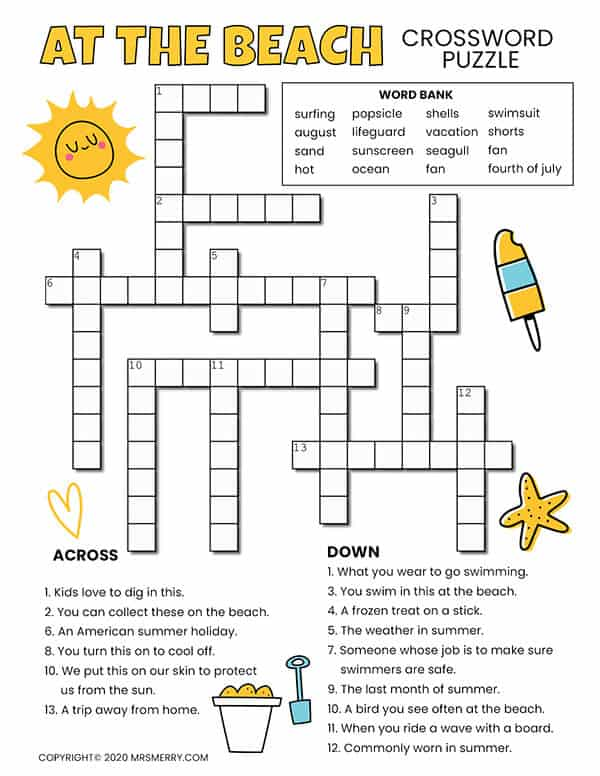
#> input picture assets/crossword_Colorful.jpg, 600 x 776 px; its folder holds only this picture in this run
$ python main.py
#> lines starting #> are read from the running program, lines starting #| are printed output that depends on the picture; after the words box and inside, x2 and y2 are one past the last pixel; in counts of white or black regions, pixels touching at a corner belong together
#references: https://learnopencv.com/contour-detection-using-opencv-python-c/
#            https://stackoverflow.com/questions/55169645/square-detection-in-image

from typing import List, Tuple, Union, Sequence
import cv2
import cv2.typing
import numpy as np
from pathlib import Path
import pdf2image
from math import floor

Image = cv2.typing.MatLike
Contour = cv2.typing.MatLike

def parse_contours(image: Image) -> Sequence[Contour]:
    grayscaled_image = cv2.cvtColor(image, cv2.COLOR_BGR2GRAY)

    _, black_and_white_image = cv2.threshold(grayscaled_image, thresh=150, maxval=255, type=cv2.THRESH_BINARY)

    contours, _ = cv2.findContours(image=black_and_white_image, mode=cv2.RETR_TREE, method=cv2.CHAIN_APPROX_SIMPLE)

    return contours


def try_square_approximation(contour: Contour) -> Union[Contour, None]:
    _x, _y, w, h = cv2.boundingRect(contour)
    aspect_ratio = w / h
    contour_len = cv2.arcLength(contour, True)
    cnt = cv2.approxPolyDP(contour, epsilon=0.02*contour_len, closed=True)
    if len(cnt) <= 6 and cv2.contourArea(cnt) > 100 and abs(aspect_ratio-1) < 0.05:
        return cnt
    else:
        return None


def draw_contours(image: Image, contours: Sequence[Contour]) -> None:
    cv2.drawContours(image, contours, contourIdx=-1, color=(255, 255, 255), thickness=1, lineType=cv2.LINE_AA)


def output_image(path: Path, image: Image):
    cv2.imwrite(str(path.absolute()), image)


def read_image(path: Path) -> Union[Image, None]:
    if path.suffix == '.pdf':
        return np.asarray(pdf2image.convert_from_path(str(path.absolute()), dpi=300)[0])
    else:
        return cv2.imread(str(path.absolute()))
#> returned value is the input picture: shape (776, 600, 3); mean B, G, R 229.3, 234.8, 236.3


def main():
    assets_root = Path('assets/')
    generated_root = Path('generated/')
    project_assets_root = Path('AndroidAppDev/app/src/main/assets/')

    generated_root.mkdir(exist_ok=True)

    for path in assets_root.iterdir():
        image = read_image(path.absolute())

        if image is None:
            print(f"Error: File {path.absolute()} was not able to be read")
            return None

        contours = parse_contours(image)
#> in parse_contours, `_, black_and_white_image = cv2.threshold(grayscaled_image, thresh=150,..`:
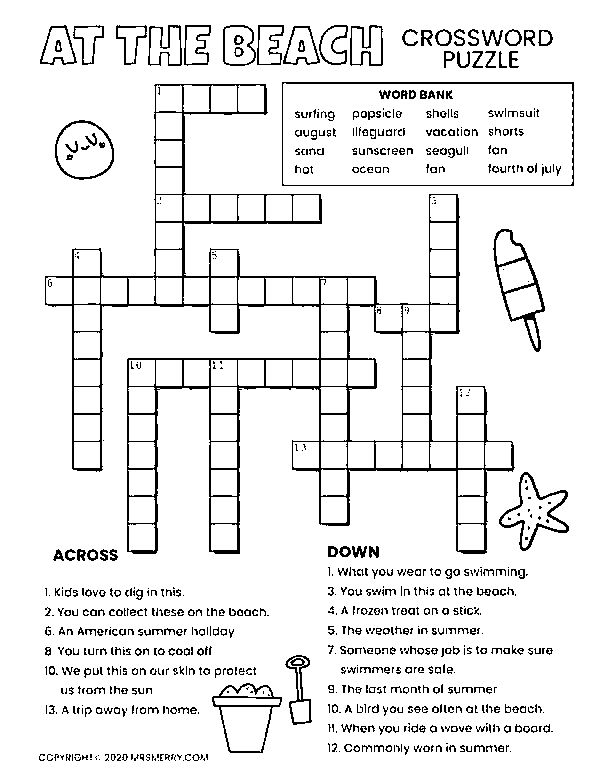
#> black_and_white_image: shape (776, 600); 92.4% white; black in thin lines or dots, all inside (x1, y1, x2, y2) = (39, 25, 574, 761)
#> in parse_contours, `contours, _ = cv2.findContours(image=black_and_white_image, mode=cv2.R..`: contours = 1116 contours, 539 with area under 20; largest, box (x1, y1, x2, y2) and area: (0, 0, 600, 776) 464225, (44, 83, 516, 555) 80139, (281, 81, 575, 187) 30763, (283, 83, 573, 185) 28839, (349, 306, 402, 441) 5197

        contours_image = np.zeros_like(image)
        draw_contours(contours_image, contours)
#> in draw_contours, `cv2.drawContours(image, contours, contourIdx=-1, color=(255, 255, 255)..`:
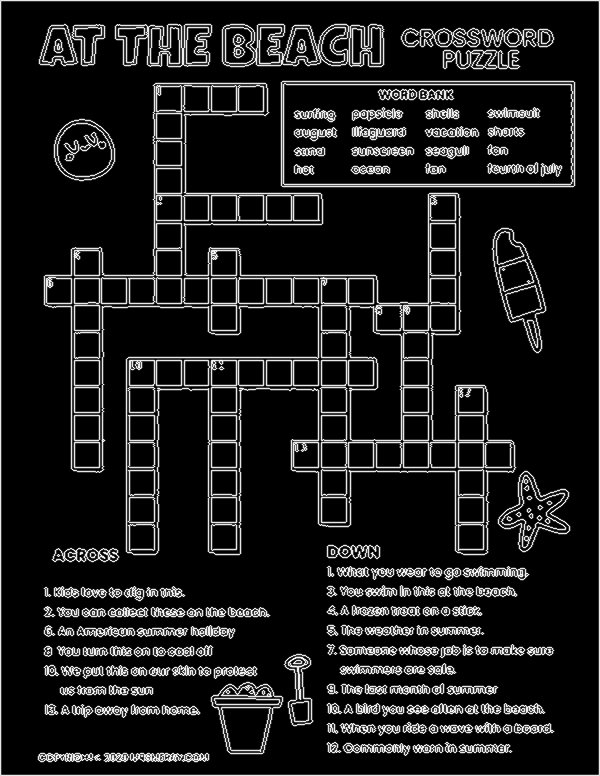
#> image: shape (776, 600, 3); min 0, max 255, mean 29.2

        square_contours = list(filter(
            lambda x: x is not None,
            [try_square_approximation(contour) for contour in contours]
        ))
#> square_contours = 86 contours; largest, box (x1, y1, x2, y2) and area: (265, 278, 292, 304) 638, (128, 524, 155, 551) 626, (458, 524, 484, 551) 625, (458, 497, 484, 523) 625, (211, 497, 237, 523) 625

        widths: List[float] = []
        for square in square_contours:
            widths.append(cv2.arcLength(square, True) / 4)
#> this loop made 86 passes
#> square on passes 1 to 8: [[458, 524], [458, 550], [483, 549], [483, 525]], [[212, 524], [211, 549], [236, 549], [236, 525]], [[128, 525], [129, 550], [154, 549], [153, 524]], [[458, 497], [458, 522], [483, 522], [483, 497]], [[321, 497], [321, 522], [345, 522], [346, 498]], [[211, 497], [211, 522], [236, 522], [236, 497]], [[129, 497], [128, 521], [153, 522], [154, 498]], [[211, 470], [211, 495], [236, 495], [236, 470]]
#> after the loop, widths = 86 values, max 25.25 at index 56, min 24.5 at index 41, mean 24.83

        median_width = sorted(widths)[len(widths) // 2]
#> median_width = 24.77

        # Filter out squares of the wrong size
        square_contours: List[Contour] = list(filter(
            lambda x, w=median_width: abs(w / (cv2.arcLength(x, True) / 4) - 1) < 0.10,
            list.copy(square_contours)
        ))

        max_width = max([cv2.arcLength(square, True) / 4 for square in square_contours])
#> max_width = 25.25

        # Create a new image to store the average square
        # It's more like a sum of all squares cause I don't ever divide them

        kernel_width_half = int(max_width * 0.5 + 3)
#> kernel_width_half = 15
        kernel: Image = np.zeros((2 * kernel_width_half, 2 * kernel_width_half, 3), dtype=np.float64)

        for square in square_contours:
            x, y, w, h = cv2.boundingRect(square)
            center_x, center_y = x + w // 2, y + h // 2
            square_image = np.zeros_like(image)
            draw_contours(square_image, [square])
            x1, y1 = center_x - kernel_width_half, center_y - kernel_width_half
            x2, y2 = center_x + kernel_width_half, center_y + kernel_width_half
            cropped = contours_image[y1:y2,x1:x2]
            try:
                kernel += cropped
            except ValueError:
                print(f"There's a square too close to the edge of the {path.absolute()} image. That's fine though, we'll just ignore it.")
                continue
#> this loop made 86 passes
#> (square, x, y, w, h, center_x, center_y, x1) on passes 1 to 5: ([[458, 524], [458, 550], [483, 549], [483, 525]], 458, 524, 26, 27, 471, 537, 456), ([[212, 524], [211, 549], [236, 549], [236, 525]], 211, 524, 26, 26, 224, 537, 209), ([[128, 525], [129, 550], [154, 549], [153, 524]], 128, 524, 27, 27, 141, 537, 126), ([[458, 497], [458, 522], [483, 522], [483, 497]], 458, 497, 26, 26, 471, 510, 456), ([[321, 497], [321, 522], [345, 522], [346, 498]], 321, 497, 26, 26, 334, 510, 319)
#> pass 1, in main, `cropped = contours_image[y1:y2,x1:x2]`:
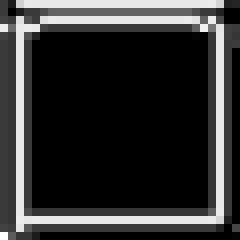
#> cropped: shape (30, 30, 3) (shown 8 times larger); min 0, max 255, mean 48.9
#> after the loop:
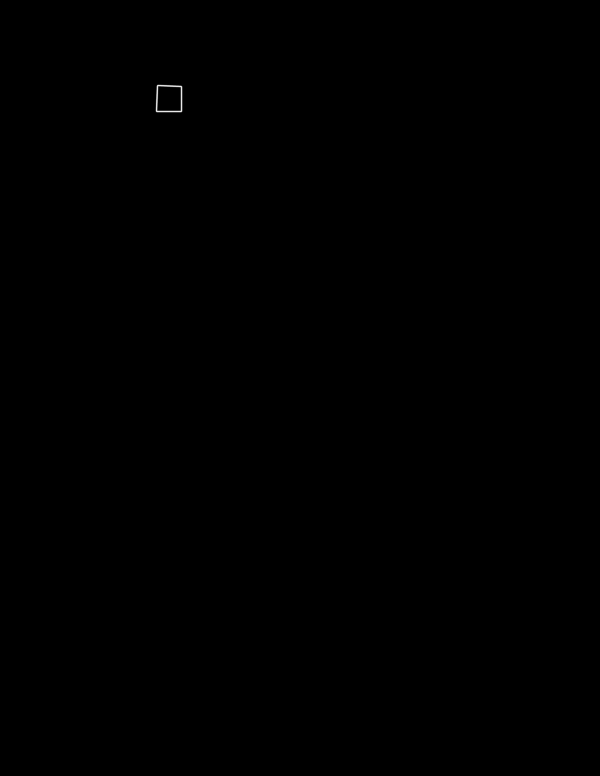
#> square_image: shape (776, 600, 3); min 0, max 234, mean 0.1

        # Normalize the average square image
        kernel = 2 * kernel / len(square_contours)
        kernel = np.clip(kernel, 0, 255)
        kernel = (kernel - kernel.min()) / (kernel.max() - kernel.min()) * 255
        kernel[kernel == 0] = - 1024
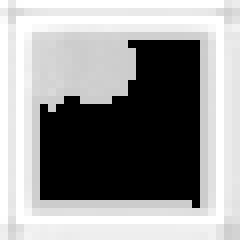
#> kernel: shape (30, 30, 3) float64 (shown 8 times larger); min -1024, max 255, mean -266; drawn with min black and max white

        convolved_image = cv2.filter2D(contours_image, -1, kernel / 255 / 255)

        _, points_image = cv2.threshold(convolved_image, thresh=np.percentile(convolved_image, 99.7), maxval=255, type=cv2.THRESH_BINARY)
#> points_image: shape (776, 600, 3); 0.3% white in thin lines or dots, all inside (x1, y1, x2, y2) = (57, 96, 501, 539)

        # Create a new kernel that has a dot in the middle
        kernel2 = np.zeros((2 * kernel_width_half, 2 * kernel_width_half, 3), dtype=np.float64)
        kernel2[kernel_width_half-2:kernel_width_half+2, kernel_width_half-2:kernel_width_half+2] = 255
        kernel2 = cv2.blur(kernel2, (5, 5))
        kernel2 = (kernel2 - kernel2.min()) / (kernel2.max() - kernel2.min()) * 255
        kernel2[kernel2 == 0] = -255

        convolved_image2 = cv2.filter2D(convolved_image, -1, kernel2 / 255 / 255)
        convolved_image2: Image = (convolved_image2 - convolved_image2.min()) / (convolved_image2.max() - convolved_image2.min()) * 255

        # Find all the black dots in the image
        # and create a mask for them

        _, black_dots = cv2.threshold(image, thresh=10, maxval=255, type=cv2.THRESH_BINARY)
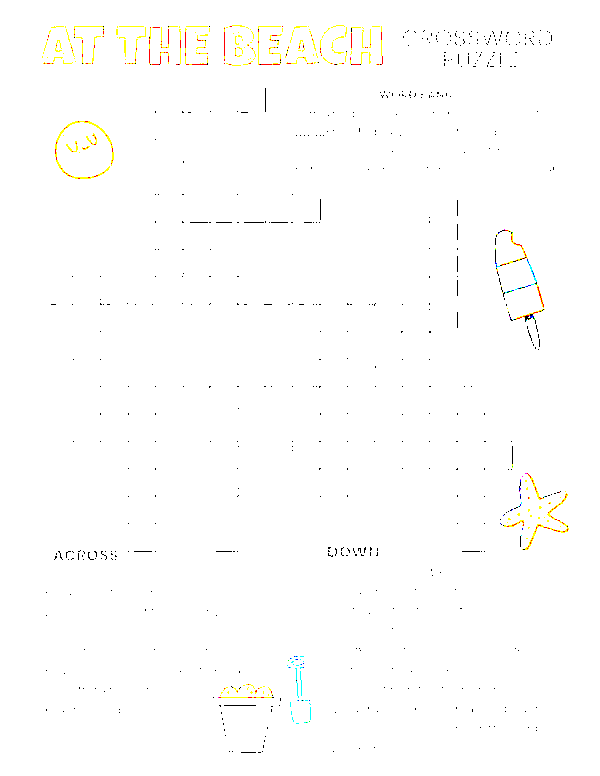
#> black_dots: shape (776, 600, 3); mean B, G, R 252.8, 253.9, 254.1

        # Multiply the results for the best of both worlds
        product = convolved_image2 * points_image / 255
        product = cv2.threshold(product, thresh=0, maxval=255, type=cv2.THRESH_BINARY)[1]
#> product: shape (776, 600, 3) float64; 0.3% white in thin lines or dots, all inside (x1, y1, x2, y2) = (57, 97, 501, 539)
        product *= black_dots / 255

        product = product.astype(np.uint8)

        dots = parse_contours(product)
#> in parse_contours (call 2), `contours, _ = cv2.findContours(image=black_and_white_image, mode=cv2.R..`: contours = 87 contours, all with area under 20
#> dots = 87 contours, all with area under 20

        leftmost = min([cv2.boundingRect(dot)[0] for dot in dots])
#> leftmost = 57
        rightmost = max([cv2.boundingRect(dot)[0] for dot in dots])
#> rightmost = 496
        topmost = min([cv2.boundingRect(dot)[1] for dot in dots])
#> topmost = 97
        bottommost = max([cv2.boundingRect(dot)[1] for dot in dots])
#> bottommost = 535

        product[topmost:bottommost, leftmost:rightmost] = 255
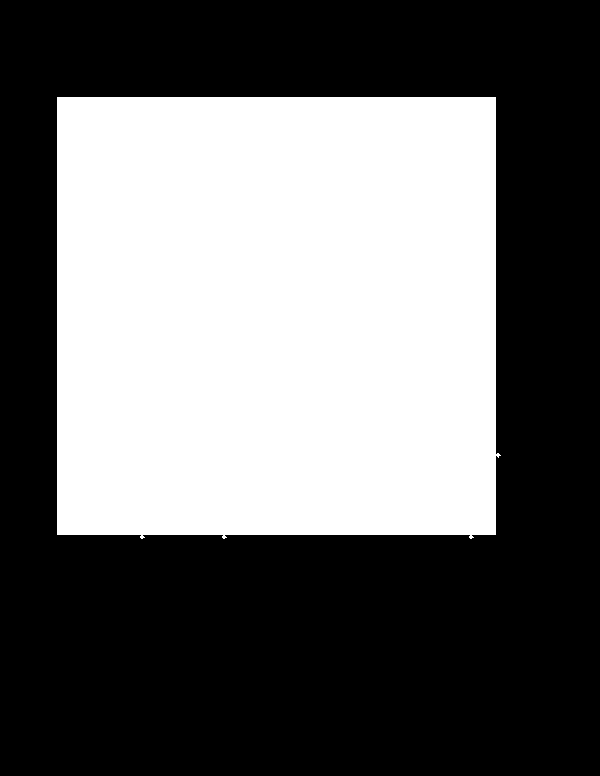
#> product: shape (776, 600, 3); 41.3% white; 1 white region, box (x1, y1, x2, y2) and area: (57, 97, 501, 539) 192335

        width = round(1 + (rightmost - leftmost) / (median_width + 2))
#> width = 17
        height = round(1 + (bottommost - topmost) / (median_width + 2))
#> height = 17

        grid = np.zeros((height, width), dtype=np.uint8)

        for dot in dots:
            x, y, _, _ = cv2.boundingRect(dot)
            offset_x = x - leftmost
            offset_y = y - topmost
            grid[round((height - 1) * offset_y / (bottommost - topmost))][round((width - 1) * offset_x / (rightmost - leftmost))] = 255
#> this loop made 87 passes
#> (x, y, offset_x, offset_y) on passes 1 to 8: (469, 535, 412, 438), (222, 535, 165, 438), (140, 535, 83, 438), (469, 508, 412, 411), (332, 508, 275, 411), (222, 508, 165, 411), (140, 508, 83, 411), (469, 481, 412, 384)

        output_image(generated_root.joinpath(f"{path.stem}-grid.jpg"), grid)

        with open(project_assets_root.joinpath(f"{path.stem}-grid.txt"), 'w') as f:
            f.truncate(0)
            f.write(f"{width} {height}\n")
            grid_str = ','.join([('O' if cell == 255 else 'X') for cell in grid.flatten()])
            f.write(f'{grid_str}\n')
            f.write("ACROSS\n")
            f.write("END_ACROSS\n")
            f.write("DOWN\n")
            f.write("END_DOWN\n")


if __name__ == "__main__":
    main()

$ run again, on assets/crossword_Ex1.webp
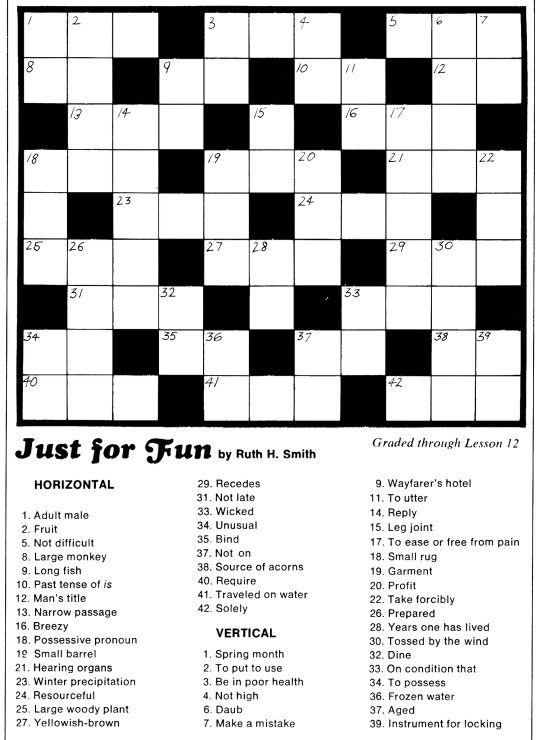
#> input picture assets/crossword_Ex1.webp, 1080 x 1479 px (shown at 1/2 size)
#> in read_image, returned value is the input picture: shape (1479, 1080, 3); mean B, G, R 202.3, 202.3, 202.3
#> in parse_contours, `_, black_and_white_image = cv2.threshold(grayscaled_image, thresh=150,..`:
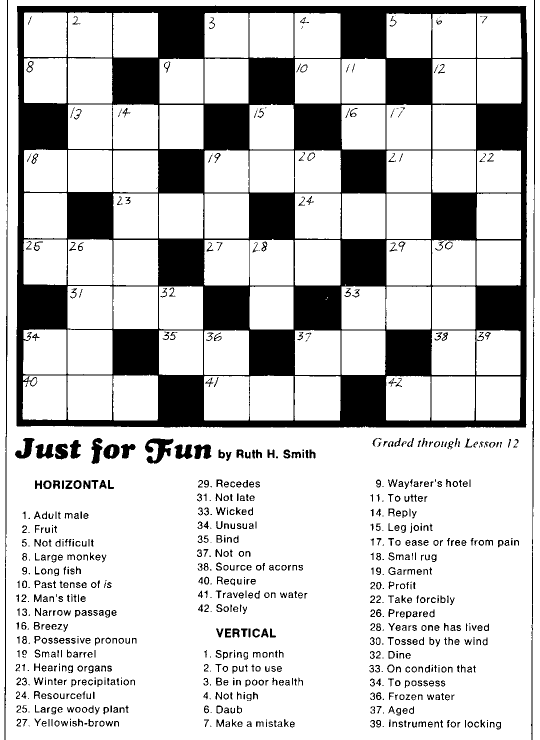
#> black_and_white_image: shape (1479, 1080) (shown at 1/2 size); 78.9% white; 847 black regions (109 under 20 px)
#> in parse_contours, `contours, _ = cv2.findContours(image=black_and_white_image, mode=cv2.R..`: contours = 1245 contours, 303 with area under 20; largest, box (x1, y1, x2, y2) and area: (11, 0, 1068, 1479) 1553191, (32, 10, 1056, 856) 859676, (1065, 0, 1080, 1479) 16572, (0, 0, 14, 1479) 16286, (589, 480, 681, 571) 8104
#> square_contours = 64 contours; largest, box (x1, y1, x2, y2) and area: (590, 387, 682, 478) 8011, (590, 480, 681, 571) 7966, (590, 661, 681, 750) 7920, (773, 387, 862, 478) 7920, (590, 118, 681, 207) 7920
#> the loop in main, `for square in square_contours:` made 64 passes
#> square on passes 1 to 8: [[952, 753], [952, 840], [1038, 840], [1040, 753]], [[863, 753], [863, 840], [947, 840], [949, 753]], [[774, 752], [772, 839], [859, 840], [860, 753]], [[589, 753], [590, 840], [679, 840], [680, 753]], [[409, 752], [408, 839], [496, 840], [497, 753]], [[135, 751], [136, 838], [223, 839], [224, 751]], [[499, 753], [500, 840], [585, 840], [586, 752]], [[314, 751], [227, 751], [228, 840], [314, 840]]
#> after the loop in main, `for square in square_contours:`: widths = 64 values, max 89.51 at index 31, min 83.25 at index 40, mean 87.15
#> median_width = 87.25
#> max_width = 89.51
#> kernel_width_half = 47
#> the loop in main, `for square in square_contours:` made 64 passes
#> (square, x, y, w, h, center_x, center_y, x1) on passes 1 to 5: ([[952, 753], [952, 840], [1038, 840], [1040, 753]], 952, 753, 89, 88, 996, 797, 949), ([[863, 753], [863, 840], [947, 840], [949, 753]], 863, 753, 87, 88, 906, 797, 859), ([[774, 752], [772, 839], [859, 840], [860, 753]], 772, 752, 89, 89, 816, 796, 769), ([[589, 753], [590, 840], [679, 840], [680, 753]], 589, 753, 92, 88, 635, 797, 588), ([[409, 752], [408, 839], [496, 840], [497, 753]], 408, 752, 90, 89, 453, 796, 406)
#> points_image: shape (1479, 1080, 3); 0.3% white; 135 white regions (31 under 20 px), largest, box (x1, y1, x2, y2) and area: (1018, 1128, 1023, 1404) 401, (1020, 932, 1023, 1040) 137, (632, 427, 641, 437) 75
#> black_dots: shape (1479, 1080, 3); 82.5% white; 2669 black regions (2493 under 20 px), largest, box (x1, y1, x2, y2) and area: (33, 12, 1055, 855) 255188, (291, 877, 346, 927) 1234, (31, 877, 68, 916) 655
#> grayscaled_image: shape (1479, 1080); 0.09% white; 74 white regions (34 under 20 px), largest, box (x1, y1, x2, y2) and area: (541, 613, 546, 619) 26, (361, 251, 366, 257) 25, (816, 340, 822, 345) 25
#> in parse_contours (call 2), `contours, _ = cv2.findContours(image=black_and_white_image, mode=cv2.R..`: contours = 74 contours, all with area under 20
#> leftmost = 88
#> rightmost = 997
#> topmost = 67
#> bottommost = 795
#> in main, `product[topmost:bottommost, leftmost:rightmost] = 255`:
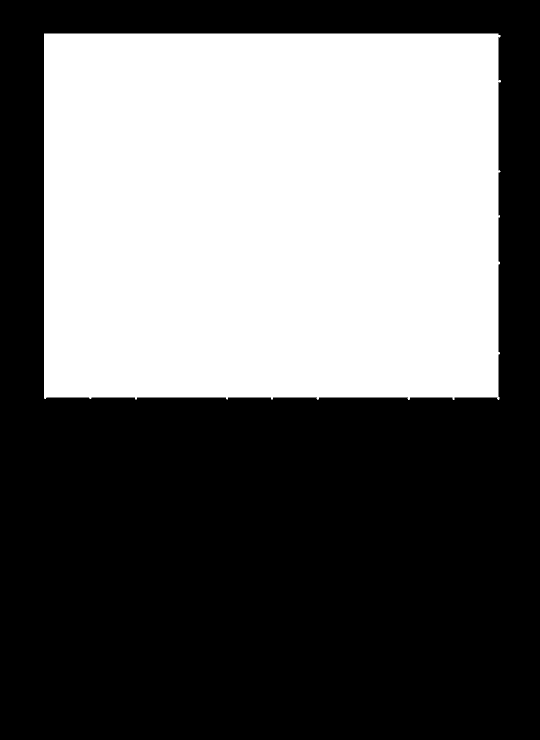
#> product: shape (1479, 1080, 3) (shown at 1/2 size); 41.4% white; 1 white region, box (x1, y1, x2, y2) and area: (88, 67, 1002, 800) 662000
#> width = 11
#> height = 9
#> the loop in main, `for dot in dots:` made 74 passes
#> (x, y, offset_x, offset_y) on passes 1, 2, 3, 4, 5, 6, 8, 9: (633, 795, 545, 728), (994, 794, 906, 727), (905, 794, 817, 727), (815, 794, 727, 727), (542, 794, 454, 727), (452, 794, 364, 727), (178, 793, 90, 726), (88, 793, 0, 726)
